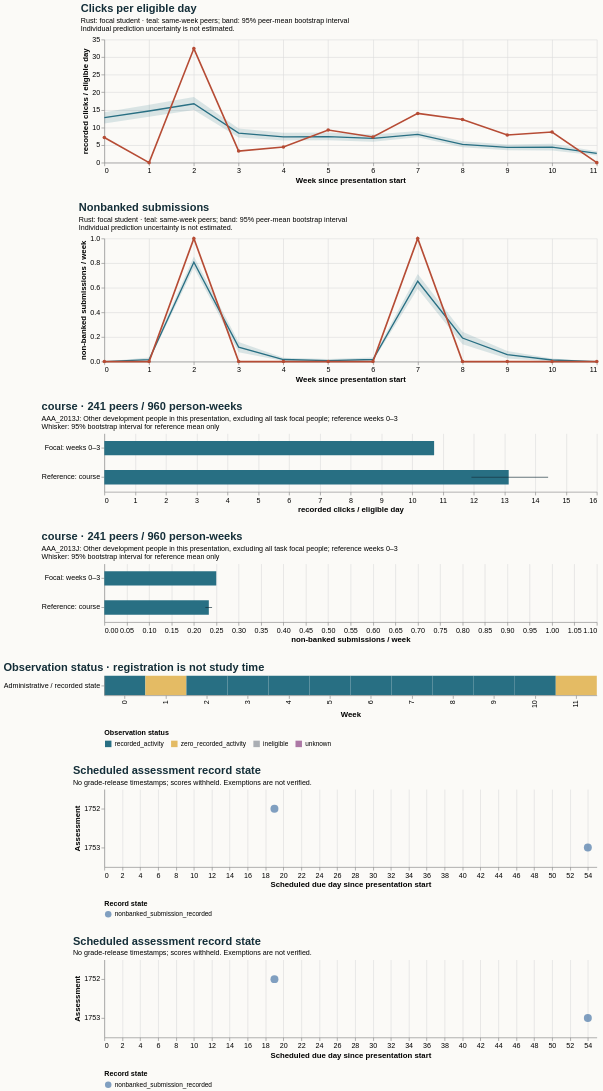

This figure's Vega-Lite source:
### Vega-Lite specification from a JSON file in a GitHub repository (floating-point values rounded to 4 significant figures)
{"$schema": "https://vega.github.io/schema/vega-lite/v5.20.1.json", "config": {"axis": {"labelFontSize": 11, "titleFontSize": 12}, "background": "#fbfaf7", "font": "sans-serif", "title": {"anchor": "start", "color": "#142e38", "fontSize": 17, "subtitleFontSize": 11}, "view": {"continuousHeight": 300, "continuousWidth": 300, "stroke": null}}, "datasets": {"data-1f0766a9abb6d825098c0146d0fe3512": [{"eligible_days": 7.0, "end_day": 6, "logging_completeness": "unknown", "observation_status": "recorded_activity", "row": "Administrative / recorded state", "score_status": "withheld_release_time_unknown", "start_day": 0, "value": 7.143, "week": 0}, {"eligible_days": 7.0, "end_day": 13, "logging_completeness": "unknown", "observation_status": "zero_recorded_activity", "row": "Administrative / recorded state", "score_status": "withheld_release_time_unknown", "start_day": 7, "value": 0.0, "week": 1}, {"eligible_days": 7.0, "end_day": 20, "logging_completeness": "unknown", "observation_status": "recorded_activity", "row": "Administrative / recorded state", "score_status": "withheld_release_time_unknown", "start_day": 14, "value": 32.43, "week": 2}, {"eligible_days": 7.0, "end_day": 27, "logging_completeness": "unknown", "observation_status": "recorded_activity", "row": "Administrative / recorded state", "score_status": "withheld_release_time_unknown", "start_day": 21, "value": 3.286, "week": 3}, {"eligible_days": 7.0, "end_day": 34, "logging_completeness": "unknown", "observation_status": "recorded_activity", "row": "Administrative / recorded state", "score_status": "withheld_release_time_unknown", "start_day": 28, "value": 4.429, "week": 4}, {"eligible_days": 7.0, "end_day": 41, "logging_completeness": "unknown", "observation_status": "recorded_activity", "row": "Administrative / recorded state", "score_status": "withheld_release_time_unknown", "start_day": 35, "value": 9.286, "week": 5}, {"eligible_days": 7.0, "end_day": 48, "logging_completeness": "unknown", "observation_status": "recorded_activity", "row": "Administrative / recorded state", "score_status": "withheld_release_time_unknown", "start_day": 42, "value": 7.286, "week": 6}, {"eligible_days": 7.0, "end_day": 55, "logging_completeness": "unknown", "observation_status": "recorded_activity", "row": "Administrative / recorded state", "score_status": "withheld_release_time_unknown", "start_day": 49, "value": 14.0, "week": 7}, {"eligible_days": 7.0, "end_day": 62, "logging_completeness": "unknown", "observation_status": "recorded_activity", "row": "Administrative / recorded state", "score_status": "withheld_release_time_unknown", "start_day": 56, "value": 12.29, "week": 8}, {"eligible_days": 7.0, "end_day": 69, "logging_completeness": "unknown", "observation_status": "recorded_activity", "row": "Administrative / recorded state", "score_status": "withheld_release_time_unknown", "start_day": 63, "value": 7.857, "week": 9}, {"eligible_days": 7.0, "end_day": 76, "logging_completeness": "unknown", "observation_status": "recorded_activity", "row": "Administrative / recorded state", "score_status": "withheld_release_time_unknown", "start_day": 70, "value": 8.714, "week": 10}, {"eligible_days": 7.0, "end_day": 83, "logging_completeness": "unknown", "observation_status": "zero_recorded_activity", "row": "Administrative / recorded state", "score_status": "withheld_release_time_unknown", "start_day": 77, "value": 0.0, "week": 11}], "data-23f0de05845316f90b1ce9174ef87050": [{"hi": null, "lo": null, "series": "Focal: weeks 0–3", "value": 0.25}, {"hi": 0.2407, "lo": 0.2256, "series": "Reference: course", "value": 0.2334}], "data-2763e3a3690b0ada1e021874bf662ac3": [{"hi": null, "lo": null, "series": "Focal: weeks 0–3", "value": 10.71}, {"hi": 14.42, "lo": 11.93, "series": "Reference: course", "value": 13.14}], "data-8b18e2682a6f0601c416330132c98e57": [{"as_of_day": 20, "assessment_id": 1752, "course": "AAA_2013J", "due_day": 19, "person_id": 2486127, "score_status": "withheld_release_time_unknown", "state": "nonbanked_submission_recorded", "week": 2}, {"as_of_day": 55, "assessment_id": 1753, "course": "AAA_2013J", "due_day": 54, "person_id": 2486127, "score_status": "withheld_release_time_unknown", "state": "nonbanked_submission_recorded", "week": 7}], "data-d97702eeb921d59f88ed8a5db1e7e763": [{"end_day": 6, "focal_value": 7.143, "peer_ci_high": 14.34, "peer_ci_low": 11.16, "peer_mean": 12.82, "peer_observations": 241, "peer_people": 241, "reference": "course", "unit": "recorded clicks / eligible day", "week": 0}, {"end_day": 13, "focal_value": 0.0, "peer_ci_high": 16.46, "peer_ci_low": 13.03, "peer_mean": 14.68, "peer_observations": 241, "peer_people": 241, "reference": "course", "unit": "recorded clicks / eligible day", "week": 1}, {"end_day": 20, "focal_value": 32.43, "peer_ci_high": 18.64, "peer_ci_low": 14.94, "peer_mean": 16.73, "peer_observations": 239, "peer_people": 239, "reference": "course", "unit": "recorded clicks / eligible day", "week": 2}, {"end_day": 27, "focal_value": 3.286, "peer_ci_high": 9.738, "peer_ci_low": 7.171, "peer_mean": 8.416, "peer_observations": 239, "peer_people": 239, "reference": "course", "unit": "recorded clicks / eligible day", "week": 3}, {"end_day": 34, "focal_value": 4.429, "peer_ci_high": 8.497, "peer_ci_low": 6.316, "peer_mean": 7.298, "peer_observations": 237, "peer_people": 237, "reference": "course", "unit": "recorded clicks / eligible day", "week": 4}, {"end_day": 41, "focal_value": 9.286, "peer_ci_high": 8.594, "peer_ci_low": 6.394, "peer_mean": 7.413, "peer_observations": 236, "peer_people": 236, "reference": "course", "unit": "recorded clicks / eligible day", "week": 5}, {"end_day": 48, "focal_value": 7.286, "peer_ci_high": 7.977, "peer_ci_low": 5.909, "peer_mean": 6.897, "peer_observations": 236, "peer_people": 236, "reference": "course", "unit": "recorded clicks / eligible day", "week": 6}, {"end_day": 55, "focal_value": 14.0, "peer_ci_high": 9.023, "peer_ci_low": 7.232, "peer_mean": 8.029, "peer_observations": 236, "peer_people": 236, "reference": "course", "unit": "recorded clicks / eligible day", "week": 7}, {"end_day": 62, "focal_value": 12.29, "peer_ci_high": 6.06, "peer_ci_low": 4.378, "peer_mean": 5.219, "peer_observations": 235, "peer_people": 235, "reference": "course", "unit": "recorded clicks / eligible day", "week": 8}, {"end_day": 69, "focal_value": 7.857, "peer_ci_high": 5.17, "peer_ci_low": 3.508, "peer_mean": 4.345, "peer_observations": 233, "peer_people": 233, "reference": "course", "unit": "recorded clicks / eligible day", "week": 9}, {"end_day": 76, "focal_value": 8.714, "peer_ci_high": 5.358, "peer_ci_low": 3.457, "peer_mean": 4.385, "peer_observations": 232, "peer_people": 232, "reference": "course", "unit": "recorded clicks / eligible day", "week": 10}, {"end_day": 83, "focal_value": 0.0, "peer_ci_high": 3.248, "peer_ci_low": 2.01, "peer_mean": 2.606, "peer_observations": 230, "peer_people": 230, "reference": "course", "unit": "recorded clicks / eligible day", "week": 11}], "data-fe855d486070e5352b05bec3589e6825": [{"end_day": 6, "focal_value": 0.0, "peer_ci_high": 0.0, "peer_ci_low": 0.0, "peer_mean": 0.0, "peer_observations": 241, "peer_people": 241, "reference": "course", "unit": "non-banked submissions / week", "week": 0}, {"end_day": 13, "focal_value": 0.0, "peer_ci_high": 0.0332, "peer_ci_low": 0.004149, "peer_mean": 0.0166, "peer_observations": 241, "peer_people": 241, "reference": "course", "unit": "non-banked submissions / week", "week": 1}, {"end_day": 20, "focal_value": 1.0, "peer_ci_high": 0.8536, "peer_ci_low": 0.7615, "peer_mean": 0.8075, "peer_observations": 239, "peer_people": 239, "reference": "course", "unit": "non-banked submissions / week", "week": 2}, {"end_day": 27, "focal_value": 0.0, "peer_ci_high": 0.159, "peer_ci_low": 0.07531, "peer_mean": 0.1172, "peer_observations": 239, "peer_people": 239, "reference": "course", "unit": "non-banked submissions / week", "week": 3}, {"end_day": 34, "focal_value": 0.0, "peer_ci_high": 0.03175, "peer_ci_low": 0.004219, "peer_mean": 0.01688, "peer_observations": 237, "peer_people": 237, "reference": "course", "unit": "non-banked submissions / week", "week": 4}, {"end_day": 41, "focal_value": 0.0, "peer_ci_high": 0.02119, "peer_ci_low": 0.0, "peer_mean": 0.008475, "peer_observations": 236, "peer_people": 236, "reference": "course", "unit": "non-banked submissions / week", "week": 5}, {"end_day": 48, "focal_value": 0.0, "peer_ci_high": 0.0339, "peer_ci_low": 0.004237, "peer_mean": 0.01695, "peer_observations": 236, "peer_people": 236, "reference": "course", "unit": "non-banked submissions / week", "week": 6}, {"end_day": 55, "focal_value": 1.0, "peer_ci_high": 0.7119, "peer_ci_low": 0.591, "peer_mean": 0.6525, "peer_observations": 236, "peer_people": 236, "reference": "course", "unit": "non-banked submissions / week", "week": 7}, {"end_day": 62, "focal_value": 0.0, "peer_ci_high": 0.2426, "peer_ci_low": 0.1404, "peer_mean": 0.1915, "peer_observations": 235, "peer_people": 235, "reference": "course", "unit": "non-banked submissions / week", "week": 8}, {"end_day": 69, "focal_value": 0.0, "peer_ci_high": 0.08584, "peer_ci_low": 0.02575, "peer_mean": 0.05579, "peer_observations": 233, "peer_people": 233, "reference": "course", "unit": "non-banked submissions / week", "week": 9}, {"end_day": 76, "focal_value": 0.0, "peer_ci_high": 0.02586, "peer_ci_low": 0.0, "peer_mean": 0.01293, "peer_observations": 232, "peer_people": 232, "reference": "course", "unit": "non-banked submissions / week", "week": 10}, {"end_day": 83, "focal_value": 0.0, "peer_ci_high": 0.0, "peer_ci_low": 0.0, "peer_mean": 0.0, "peer_observations": 230, "peer_people": 230, "reference": "course", "unit": "non-banked submissions / week", "week": 11}]}, "resolve": {"scale": {"color": "independent"}}, "spacing": 28, "vconcat": [{"data": {"name": "data-d97702eeb921d59f88ed8a5db1e7e763"}, "height": 190, "layer": [{"encoding": {"x": {"axis": {"tickMinStep": 1}, "field": "week", "title": "Week since presentation start", "type": "quantitative"}, "y": {"field": "peer_ci_low", "scale": {"zero": true}, "title": "recorded clicks / eligible day", "type": "quantitative"}, "y2": {"field": "peer_ci_high"}}, "mark": {"color": "#286f83", "opacity": 0.16, "type": "area"}}, {"encoding": {"tooltip": [{"field": "week", "type": "quantitative"}, {"field": "peer_mean", "type": "quantitative"}, {"field": "peer_people", "type": "quantitative"}, {"field": "peer_observations", "type": "quantitative"}], "x": {"field": "week", "type": "quantitative"}, "y": {"field": "peer_mean", "type": "quantitative"}}, "mark": {"color": "#286f83", "strokeWidth": 2, "type": "line"}}, {"encoding": {"tooltip": [{"field": "week", "type": "quantitative"}, {"field": "focal_value", "type": "quantitative"}], "x": {"field": "week", "type": "quantitative"}, "y": {"field": "focal_value", "type": "quantitative"}}, "mark": {"color": "#b64c35", "point": {"color": "#b64c35"}, "strokeWidth": 2.5, "type": "line"}}], "title": {"subtitle": ["Rust: focal student · teal: same-week peers; band: 95% peer-mean bootstrap interval", "Individual prediction uncertainty is not estimated."], "text": "Clicks per eligible day"}, "width": 760}, {"data": {"name": "data-fe855d486070e5352b05bec3589e6825"}, "height": 190, "layer": [{"encoding": {"x": {"axis": {"tickMinStep": 1}, "field": "week", "title": "Week since presentation start", "type": "quantitative"}, "y": {"field": "peer_ci_low", "scale": {"zero": true}, "title": "non-banked submissions / week", "type": "quantitative"}, "y2": {"field": "peer_ci_high"}}, "mark": {"color": "#286f83", "opacity": 0.16, "type": "area"}}, {"encoding": {"tooltip": [{"field": "week", "type": "quantitative"}, {"field": "peer_mean", "type": "quantitative"}, {"field": "peer_people", "type": "quantitative"}, {"field": "peer_observations", "type": "quantitative"}], "x": {"field": "week", "type": "quantitative"}, "y": {"field": "peer_mean", "type": "quantitative"}}, "mark": {"color": "#286f83", "strokeWidth": 2, "type": "line"}}, {"encoding": {"tooltip": [{"field": "week", "type": "quantitative"}, {"field": "focal_value", "type": "quantitative"}], "x": {"field": "week", "type": "quantitative"}, "y": {"field": "focal_value", "type": "quantitative"}}, "mark": {"color": "#b64c35", "point": {"color": "#b64c35"}, "strokeWidth": 2.5, "type": "line"}}], "title": {"subtitle": ["Rust: focal student · teal: same-week peers; band: 95% peer-mean bootstrap interval", "Individual prediction uncertainty is not estimated."], "text": "Nonbanked submissions"}, "width": 760}, {"data": {"name": "data-2763e3a3690b0ada1e021874bf662ac3"}, "height": 90, "layer": [{"encoding": {"x": {"field": "value", "scale": {"domain": [0, 15.14], "zero": true}, "title": "recorded clicks / eligible day", "type": "quantitative"}, "y": {"field": "series", "sort": null, "title": null, "type": "nominal"}}, "mark": {"color": "#286f83", "size": 22, "type": "bar"}}, {"encoding": {"x": {"field": "lo", "type": "quantitative"}, "x2": {"field": "hi"}, "y": {"field": "series", "sort": null, "title": null, "type": "nominal"}}, "mark": {"color": "#142e38", "type": "rule"}}], "title": {"subtitle": ["AAA_2013J: Other development people in this presentation, excluding all task focal people; reference weeks 0–3", "Whisker: 95% bootstrap interval for reference mean only"], "text": "course · 241 peers / 960 person-weeks"}, "width": 760}, {"data": {"name": "data-23f0de05845316f90b1ce9174ef87050"}, "height": 90, "layer": [{"encoding": {"x": {"field": "value", "scale": {"domain": [0, 1.05], "zero": true}, "title": "non-banked submissions / week", "type": "quantitative"}, "y": {"field": "series", "sort": null, "title": null, "type": "nominal"}}, "mark": {"color": "#286f83", "size": 22, "type": "bar"}}, {"encoding": {"x": {"field": "lo", "type": "quantitative"}, "x2": {"field": "hi"}, "y": {"field": "series", "sort": null, "title": null, "type": "nominal"}}, "mark": {"color": "#142e38", "type": "rule"}}], "title": {"subtitle": ["AAA_2013J: Other development people in this presentation, excluding all task focal people; reference weeks 0–3", "Whisker: 95% bootstrap interval for reference mean only"], "text": "course · 241 peers / 960 person-weeks"}, "width": 760}, {"data": {"name": "data-1f0766a9abb6d825098c0146d0fe3512"}, "encoding": {"color": {"field": "observation_status", "legend": {"labelLimit": 260, "orient": "bottom"}, "scale": {"domain": ["recorded_activity", "zero_recorded_activity", "ineligible", "unknown"], "range": ["#286f83", "#e4bb64", "#aaaeb3", "#ac78a5"]}, "title": "Observation status", "type": "nominal"}, "tooltip": [{"field": "week", "type": "quantitative"}, {"field": "eligible_days", "type": "quantitative"}, {"field": "observation_status", "type": "nominal"}, {"field": "logging_completeness", "type": "nominal"}], "x": {"field": "week", "title": "Week", "type": "ordinal"}, "y": {"field": "row", "title": null, "type": "nominal"}}, "height": 30, "mark": {"type": "rect"}, "title": "Observation status · registration is not study time", "width": 760}, {"data": {"name": "data-8b18e2682a6f0601c416330132c98e57"}, "encoding": {"color": {"field": "state", "legend": {"labelLimit": 400, "orient": "bottom"}, "title": "Record state", "type": "nominal"}, "tooltip": [{"field": "assessment_id", "type": "quantitative"}, {"field": "due_day", "type": "quantitative"}, {"field": "as_of_day", "type": "quantitative"}, {"field": "state", "type": "nominal"}, {"field": "score_status", "type": "nominal"}], "x": {"field": "due_day", "title": "Scheduled due day since presentation start", "type": "quantitative"}, "y": {"field": "assessment_id", "title": "Assessment", "type": "nominal"}}, "height": 120, "mark": {"filled": true, "size": 150, "type": "point"}, "title": {"subtitle": "No grade-release timestamps; scores withheld. Exemptions are not verified.", "text": "Scheduled assessment record state"}, "width": 760}, {"data": {"name": "data-8b18e2682a6f0601c416330132c98e57"}, "encoding": {"color": {"field": "state", "legend": {"labelLimit": 400, "orient": "bottom"}, "title": "Record state", "type": "nominal"}, "tooltip": [{"field": "assessment_id", "type": "quantitative"}, {"field": "due_day", "type": "quantitative"}, {"field": "as_of_day", "type": "quantitative"}, {"field": "state", "type": "nominal"}, {"field": "score_status", "type": "nominal"}], "x": {"field": "due_day", "title": "Scheduled due day since presentation start", "type": "quantitative"}, "y": {"field": "assessment_id", "title": "Assessment", "type": "nominal"}}, "height": 120, "mark": {"filled": true, "size": 150, "type": "point"}, "title": {"subtitle": "No grade-release timestamps; scores withheld. Exemptions are not verified.", "text": "Scheduled assessment record state"}, "width": 760}]}
